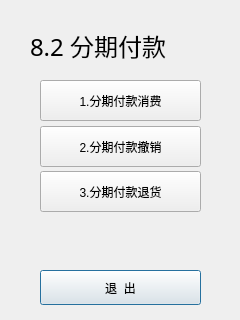
<?xml version="1.0" encoding="UTF-8"?>
<ui version="4.0">
 <class>mainkey82</class>
 <widget class="QDialog" name="mainkey82">
  <property name="geometry">
   <rect>
    <x>0</x>
    <y>0</y>
    <width>240</width>
    <height>320</height>
   </rect>
  </property>
  <property name="windowTitle">
   <string>Dialog</string>
  </property>
  <widget class="QLabel" name="label">
   <property name="geometry">
    <rect>
     <x>30</x>
     <y>30</y>
     <width>201</width>
     <height>31</height>
    </rect>
   </property>
   <property name="font">
    <font>
     <family>AR PL UKai CN</family>
     <pointsize>18</pointsize>
    </font>
   </property>
   <property name="text">
    <string>8.2 分期付款</string>
   </property>
  </widget>
  <widget class="QPushButton" name="pushButton_4">
   <property name="geometry">
    <rect>
     <x>40</x>
     <y>270</y>
     <width>161</width>
     <height>35</height>
    </rect>
   </property>
   <property name="text">
    <string>退  出</string>
   </property>
  </widget>
  <widget class="QPushButton" name="pushButton_3">
   <property name="geometry">
    <rect>
     <x>40</x>
     <y>171</y>
     <width>161</width>
     <height>41</height>
    </rect>
   </property>
   <property name="text">
    <string>3.分期付款退货</string>
   </property>
  </widget>
  <widget class="QPushButton" name="pushButton_2">
   <property name="geometry">
    <rect>
     <x>40</x>
     <y>126</y>
     <width>161</width>
     <height>41</height>
    </rect>
   </property>
   <property name="text">
    <string>2.分期付款撤销</string>
   </property>
  </widget>
  <widget class="QPushButton" name="pushButton">
   <property name="geometry">
    <rect>
     <x>40</x>
     <y>80</y>
     <width>161</width>
     <height>41</height>
    </rect>
   </property>
   <property name="text">
    <string>1.分期付款消费</string>
   </property>
  </widget>
 </widget>
 <resources/>
 <connections/>
</ui>
